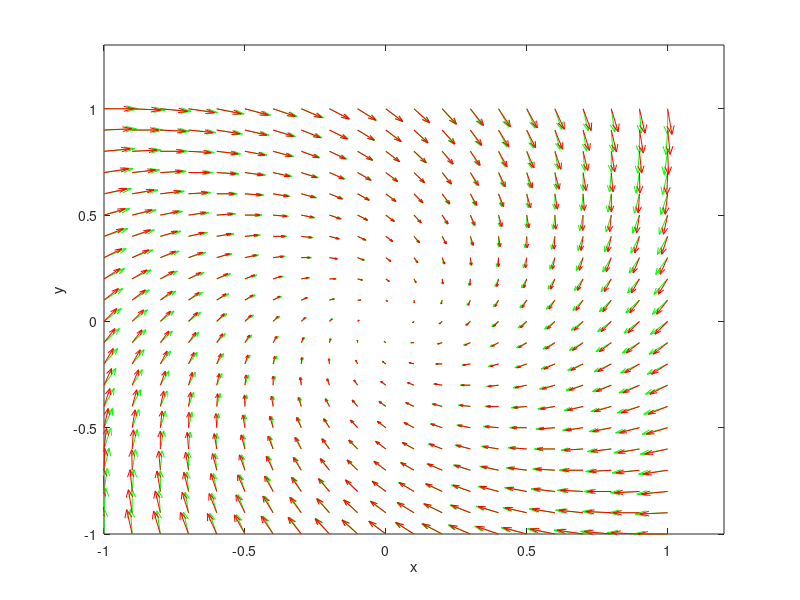

Source code (MATLAB): (Note: this script raises an error after producing the figure.)
function Rand_Phase_Per()
  while 1
      disp("Input the type: 1: Saddle Point; 2: Center; 3: Stable Node; 4: Unstable Node; 5: Stable Spiral;");
      type = input("6: Unstable Spiral; 7: Star; 8: Degenerate Node:");
      names = ["Saddle Point","Center","Stable Node","Unstable Node","Stable Spiral","Unstable Spiral","Star","Degenerate Node"];
      alpha = rand();
      gamma = rand();
      A= zeros(2,2);
      if type == 1
          A(1,1) = 0.5+1*1.5;
          A(2,2) = -0.5-1*1.5;
          while (2 + alpha) * (-2 + gamma) >= 0
              alpha = rand();
              gamma = rand();
          end
      elseif type == 2   
          A(1,2) = 4*1-2;
          A(2,1) = -A(1,2);  
          while (alpha + gamma ~= 0) || (alpha * gamma + 4 <= 0)
              alpha = rand();
              gamma = -alpha;
          end
      elseif type == 3  
          A(1,1) = -0.5-1*1.5;
          A(2,2) = -0.5-1*1.5-2;  
          while (alpha + gamma - 6 >= 0) || ((alpha - 2) * (gamma - 4) <= 0) || ((alpha + gamma - 6)^2 - 4 * (alpha - 2) * (gamma - 4) <= 0)
              alpha = rand();
              gamma = rand();
          end
      elseif type == 4
          A(1,1) = 0.5+1*1.5;
          A(2,2) = 0.5+1*1.5+2;
          while (alpha + gamma + 6 <= 0) || ((alpha + 2) * (gamma + 4) <= 0) || ((alpha + gamma + 6)^2 - 4 * (alpha + 2) * (gamma + 4) <= 0)
              alpha = rand();
              gamma = rand();
          end
      elseif type == 5      
          A(1,2) = 4*1-2;
          A(2,1) = -A(1,2);
          A(1,1) = -0.5-1*1.5;
          A(2,2) = A(1,1);
          while (alpha + gamma - 4 >= 0) || ((alpha - 2) * (gamma - 2) + 4 <= 0) || ((alpha + gamma - 4)^2 - 4 * ((alpha - 2) * (gamma - 2) + 4) >= 0)
              alpha = rand();
              gamma = rand();
          end
      elseif type == 6
          A(1,2) = 4*1-2;
          A(2,1) = -A(1,2);
          A(1,1) = 0.5+1*1.5;
          A(2,2) = A(1,1);
          while (alpha + gamma + 4 <= 0) || ((alpha + 2) * (gamma + 2) + 4 <= 0) || ((alpha + gamma + 4)^2 - 4 * ((alpha + 2) * (gamma + 2) + 4) >= 0)
              alpha = rand();
              gamma = rand();
          end
      elseif type == 7
          A(1,1) = 4*1-2;
          A(2,2) = A(1,1);
          if ((2 + alpha) * (2 + gamma) >= 0) || ((alpha + gamma + 4)^2 + 4 * (alpha + 2) * (gamma + 2) ~= 0)
              while (2 + alpha) * (2 + gamma) >= 0
                  alpha = rand();
                  syms x
                  gamma = double(solve((alpha + x + 4)^2 + 4 * (alpha + 2) * (x + 2) == 0,x));
                  gamma = gamma(2);
              end
          end
      elseif type == 8
          A(1,1) = 4*1-2;
          A(2,2) = 0;
          if (2 + alpha) * gamma ~= 0
              alpha = rand();
              syms x
              gamma = double(solve((2 + alpha) * x == 0,x));  
          end
      else
          disp("Wrong Type. The type should be one of 1~8.");
          return;     
      end
      dA = [alpha,0;0,gamma];
      B = A;
      A = A + dA;
      [x,y] = meshgrid(-1:.1:1,-1:.1:1);
      px = B(1,1)*x+B(1,2)*y;
      py = B(2,1)*x+B(2,2)*y;
      px2 = A(1,1)*x+A(1,2)*y;
      py2 = A(2,1)*x+A(2,2)*y;
      quiver(x,y,px,py,"g")
      hold on
      quiver(x,y,px2,py2,"r")
      hold off
      xlim([-1,1.2])
      ylim([-1,1.3])
      xlabel("x")
      ylabel("y")
      text(-0.4,1.2,strcat("|",num2str(round(B(1,:),3)),"|"))
      text(-0.4,1.1,strcat("|",num2str(round(B(2,:),3)),"|"))
      text(-0.45,1.15,"A=")
      text(0.4,1.2,strcat("|",num2str(round(dA(1,:),3)),"|"))
      text(0.4,1.1,strcat("|",num2str(round(dA(2,:),3)),"|"))
      text(0.3,1.15,"\delta A=")
      title(names(type))
      legend("Original","Perturbated","location","northwest")
  end
end